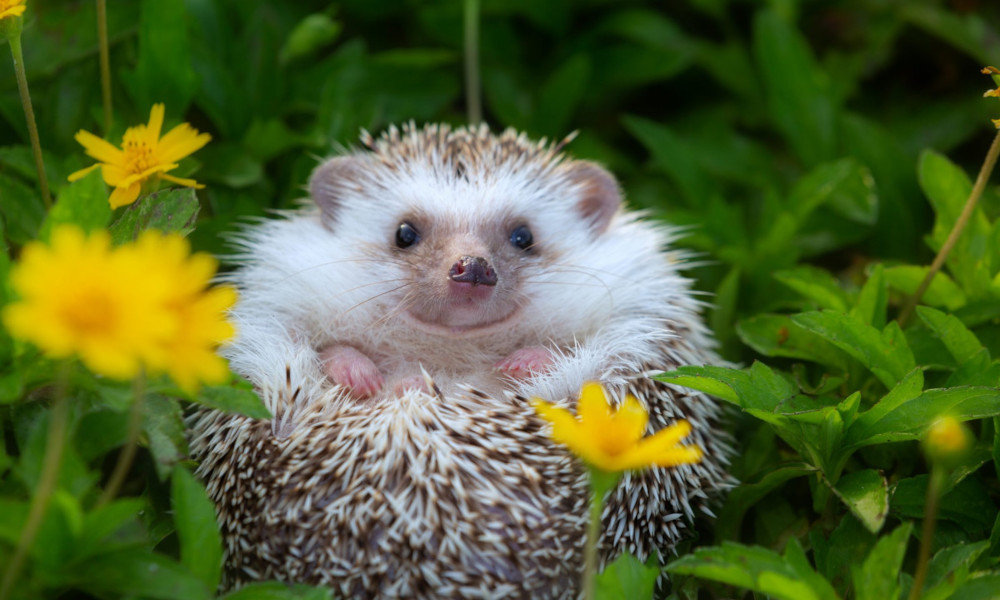
#> input picture data/image/hog.jpg, 1000 x 600 px
$ jupyter execute --allow-errors WK05.ipynb   (shell and % lines are left out)
#> lines starting #> are read from the running program, lines starting #| are printed output that depends on the picture
# Week 05: Images

Images are self-contained datasets....

## PIL

The Python Image Library has some great tools and functionality for working with images.

[Reference and Documentation](https://pillow.readthedocs.io/en/stable/)

We just have to run the following cell to import it, and some of its sub-modules.

[cell 1]
from PIL import Image as PImage, ImageFilter as PImageFilter

## Opening and displaying an image...

...is easy

[cell 2]
img = PImage.open("./data/image/hog.jpg")
#> img is the input picture: PIL image 1000x600 RGB; mean R, G, B 83.7, 99.3, 49.7
display(img)

We can even get information about the image from some of the image's member variables.

[cell 3]
# image info
print(img.size)
#| (1000, 600)
print(img.width)
#| 1000
print(img.height)
#| 600

print(img.getbands())
#| ('R', 'G', 'B')

## We already have Photoshop...

...why should we look at images with Python ?

1\. Images are self-contained, structured data, and we can put together multiple images and create image datasets
2\. Automating stuff

[cell 4]
# Image editing: crop face from image

x,y = 360,150
w = 200

# NOTE: this creates a new image; original stays intact
face = img.crop((x, y, x + w, y + w)).resize((w//2, w//2))
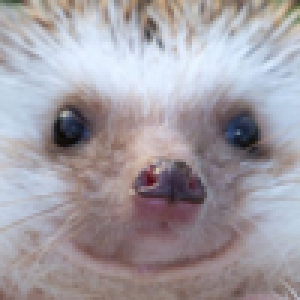
#> face: PIL image 100x100 RGB (shown 3 times larger); mean R, G, B 162, 156.1, 162.7
face

## An aside ...

The `range()` function.

[cell 5]
# Create a list of ints from 0 to 1000, skipping by 100
list(range(0, 1000, 100))

## Back to image manipulation

We can paste the cropped image on top of our original image.

[cell 6]
# paste face on image
img.paste(face, (0,0))
img

[cell 7]
# paste many faces on image, using for loop
for x in range(0, img.width, face.width):
  img.paste(face, (x, 0))
  img.paste(face, (x, img.height - face.height))
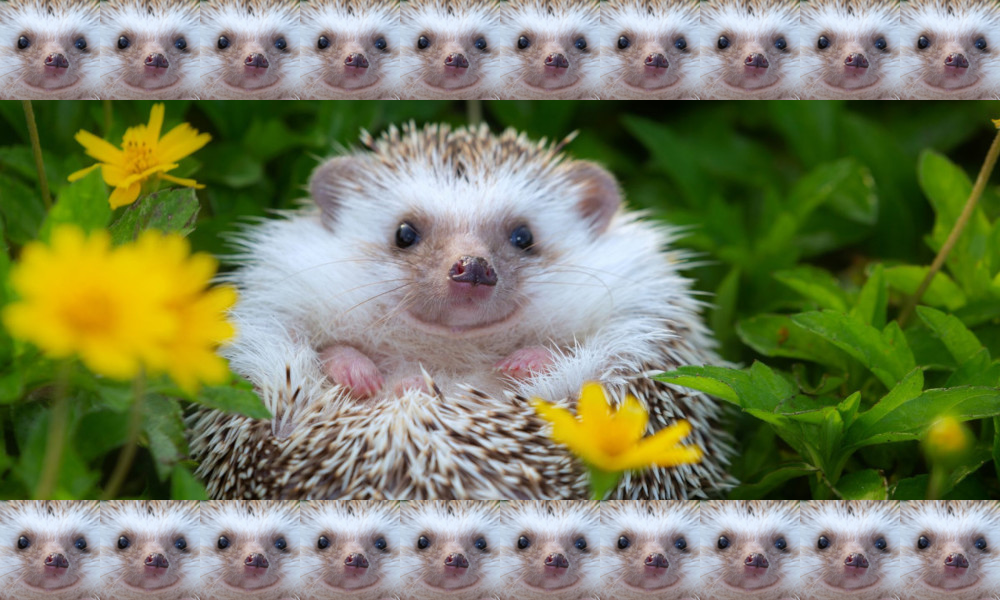
#> img: PIL image 1000x600 RGB; mean R, G, B 123.2, 129.3, 96.6

for y in range(0, img.height, face.height):
  img.paste(face, (0, y))
  img.paste(face, (img.width - face.width, y))
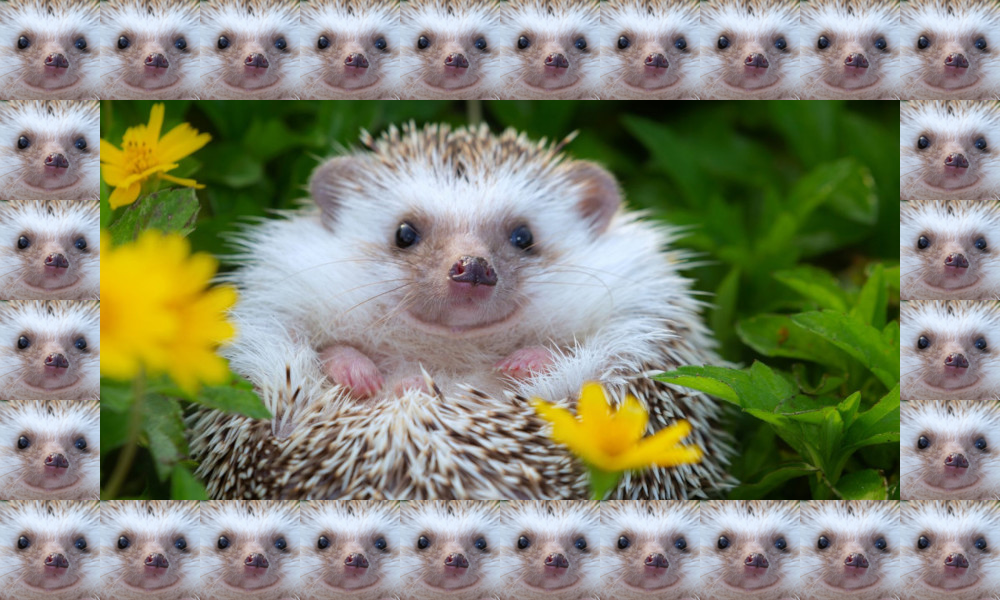
#> img: PIL image 1000x600 RGB; mean R, G, B 134.9, 137.2, 117.4

img

## Also... pixels !

### Images are lists (of lists) of pixels

Just a quick review of how images are usually represented and stored in files and memory.

An image:<br>

is a collection of rows:<br>

which are collections of pixels:<br>

which are lists of color values:<br>

### About pixel lists

In Python, we'll usually get a single list of pixels from our files.

Even though we view our images as two-dimensional arrangements of colors, in memory and in files, they're just long lists of numbers.

Just like we can crop/paste pieces of an image, We can also create or manipulate images using lists of numbers.

### About channels

In these lists, each item is a pixel. Each pixel represents the color content at a specific location of the image, can cab be encoded in one of $3$ ways.

Grayscale images have $1$ channel: each pixel holds a value between $0$ and $255$ that represents how bright that pixels is.

RGB images have $3$ channels: each pixel is represented by a list of $3$ values, one for each of the colors red, green and blue.

RGBA images have $4$ channels: each pixel has $3$ values for its RGB components, plus an extra one for transparency.

This is important because when we get the list of pixels for an image we need to know what to expect from each of the list's members.

[cell 8]
# getting image pixel list

img = PImage.open("./data/image/hog.jpg")
pxs = list(img.getdata())
#> pxs = 600000 items

display(len(pxs))
display(pxs[0])
display(pxs[:5])

## RGB color space

Using $3$ channels to represent `RGB` colors is a convention that is closely related to the technology we use to display digital images, like monitors and projectors.

Wikipedia has a very detailed explanation of some of its benefits and shortcomings: [RGB Color Spaces](https://en.wikipedia.org/wiki/RGB_color_spaces).

We don't have to worry too much about the technical details, but should eb comfortable picking colors using `RGB` values or sometimes `hex` values.

This [interactive color picker](https://share.google/Lp4mjRT6w0pMr2EQW) from google is useful.

### Changing some colors

This code changes the first $100$ pixels of our image to the color (200, 0, 200).

Once we've changed the contents of our pixel list we have to put it back in the image before we can display it.

That's what this code does:
```py
img.putdata(pxs)
```

[cell 9]
# change some colors

pxs[:100] = 100 * [(200,0,200)]

img.putdata(pxs)
img

## Processing pixels

### By color channel

Instead of manipulating one pixel at a time, we can combine for loops and conditionals to filter specific parts of our image.

This is like how we can filter rows in a csv file by creating conditional checks on the row properties. Here we create conditional checks using the pixel properties (its `R`, `G` and `B` properties).

For example, if we want to separate the `R` component of our image, we can go through all of the pixel values and remove their `G` and `B` components.

[cell 10]
himg = PImage.open("./data/image/hog.jpg")
himg_pxs = list(himg.getdata())
#> himg_pxs = 600000 items

# build array of new pixel values
redpxs = []
for r,g,b in himg_pxs:
  redpxs.append((r, 0, 0))
#> this loop made 600000 passes
#> (r, g, b) on passes 1 to 3: (216, 152, 3), (206, 141, 0), (201, 135, 0)
#> after the loop, redpxs = 600000 items

himg.putdata(redpxs)
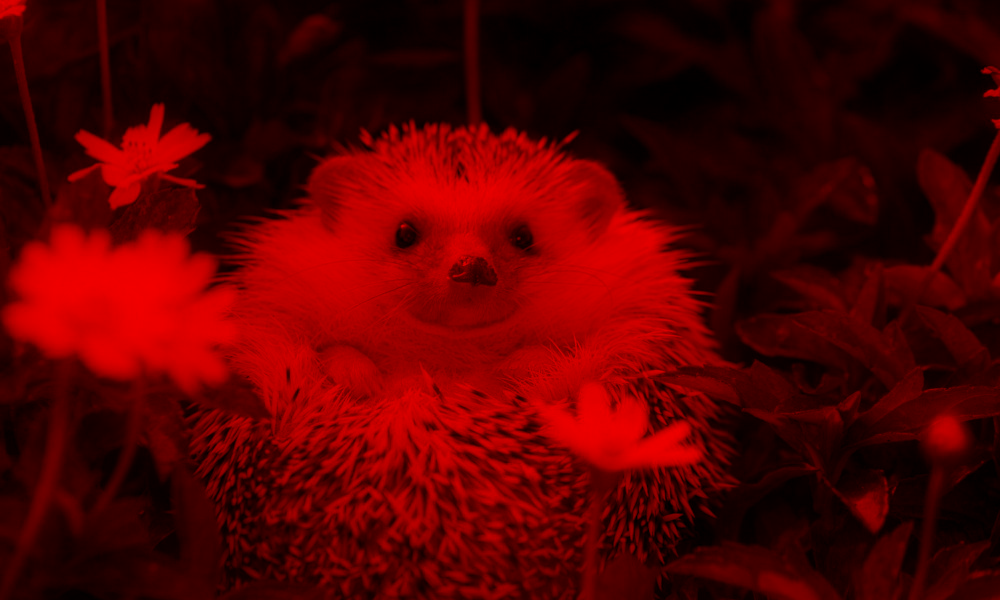
#> himg: PIL image 1000x600 RGB; mean R, G, B 83.7, 0, 0
display(himg)

[cell 11]
# TODO: exaggerate the greens.
#       you can change the content of the green channel by
#       multiplying it by a constant greater than 1.
#       keep the other channels the same

img = PImage.open("./data/image/hog.jpg")
pxs = list(img.getdata())

## Experiment with this structure

Can you modify the code to remove the green channel ?

What happens if you swap color channels ?

[cell 12]
# TODO: experiment here

## Filter: Keep only green pixels

This is different from keeping the green channel.

The green channel is also used by colors that aren't _green_, like white and yellow.

Here we want to detect when a pixel is actually green.

[cell 13]
# TODO: keep green pixels, otherwise make it black

himg = PImage.open("./data/image/hog.jpg")
himg_pxs = list(himg.getdata())

# build array of new pixel values
greenpxs = []
#> (the rest of this cell did not finish here and is left out)

## Remove color

Something else we might want to do is remove color information and only keep brightness/luminosity information.

So, turn the image into grayscale.

The simplified way for doing this is to just average the $3$ channels and put that single luminosity value back as the pixel's `R`, `G` and `B` values.

$\displaystyle \text{luminosity} = \frac{R + G + B}{3}$

This is a good way to estimate the brightness of each pixel: brighter pixels will be white and darker pixels will be black.

[cell 14]
img = PImage.open("./data/image/hog.jpg")
pxs = list(img.getdata())

npxs = []
for r,g,b in pxs:
  l = int((r + g + b) // 3)
  npxs.append((l, l, l))
#> this loop made 600000 passes
#> (r, g, b, l) on passes 1 to 3: (216, 152, 3, 123), (206, 141, 0, 115), (201, 135, 0, 112)
#> after the loop, npxs = 600000 items

img.putdata(npxs)
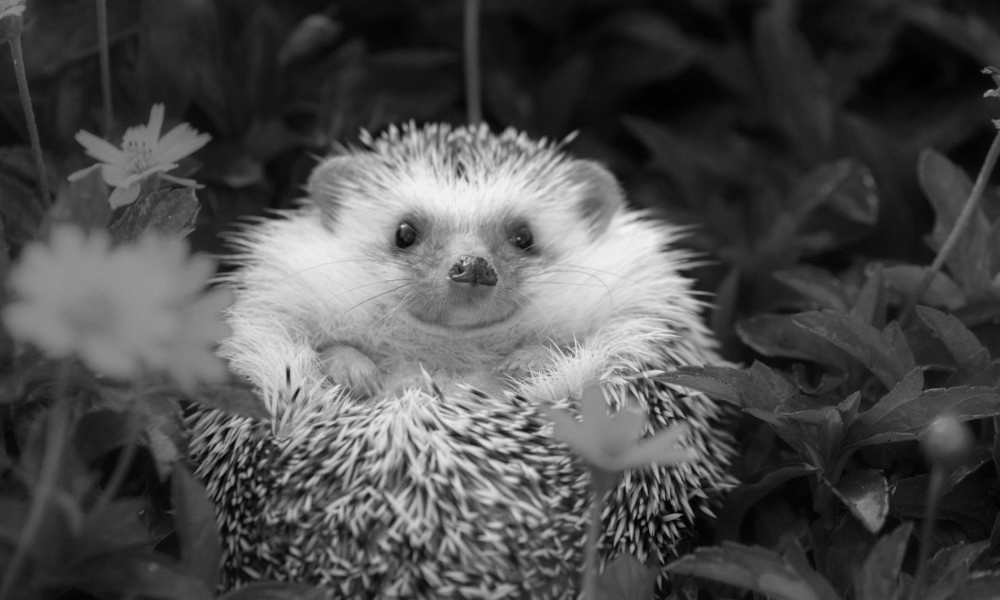
#> img: PIL image 1000x600 RGB; min 0, max 245, mean 77.2
img

$ run again, with data/image/arara.jpg copied over data/image/hog.jpg
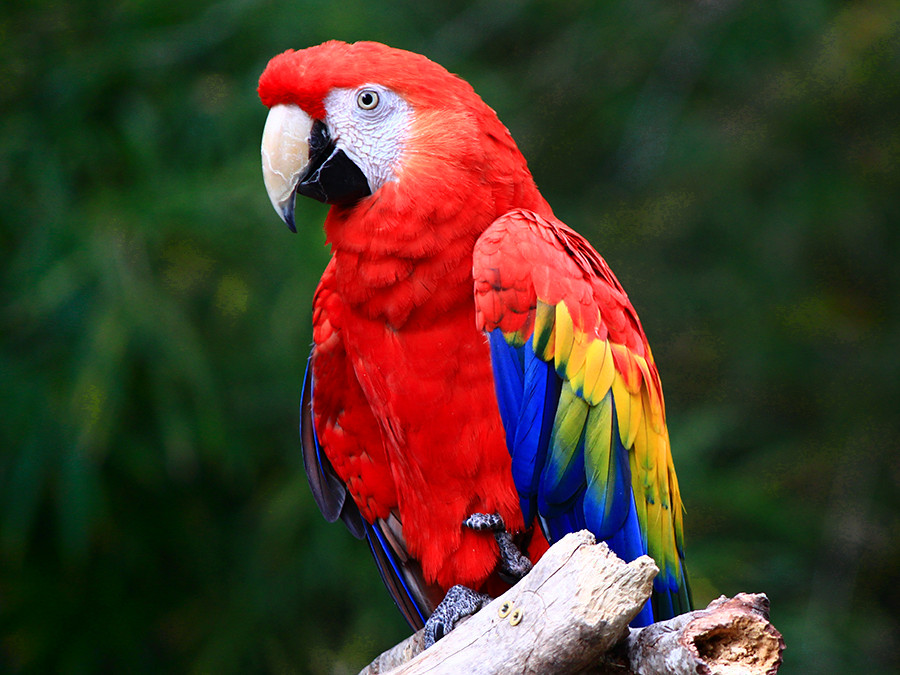
#> input picture data/image/arara.jpg, 900 x 675 px
#> img is the input picture: PIL image 900x675 RGB; mean R, G, B 72.8, 58.6, 41.9
#| (900, 675)
#| 900
#| 675
#| ('R', 'G', 'B')
#> after the loop `for y in range(0, img.height, face.height):`:
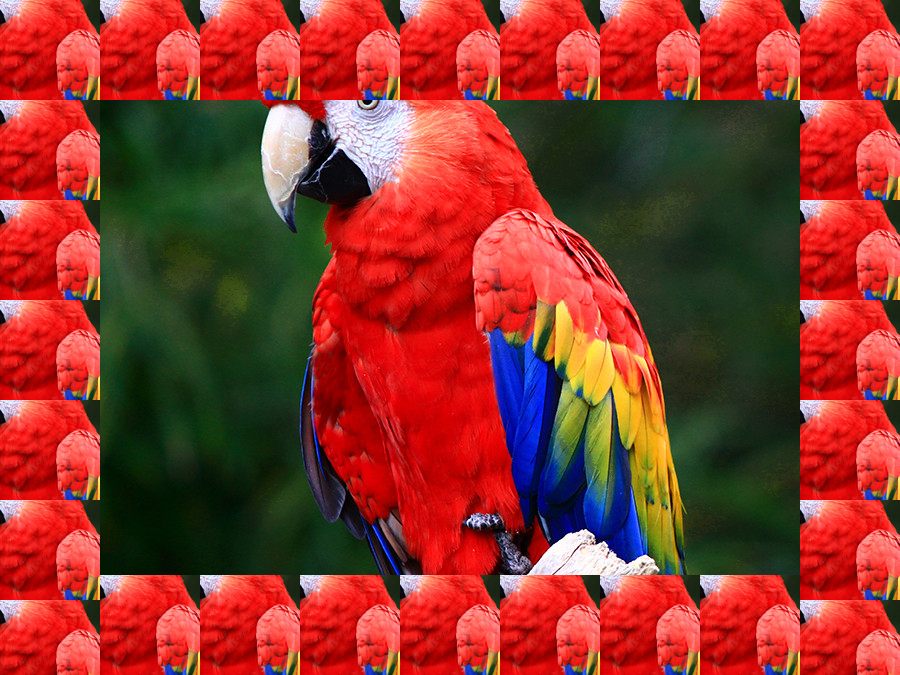
#> img: PIL image 900x675 RGB; mean R, G, B 145.2, 54.9, 44.7
#> pxs = 607500 items
#> the loop `for r,g,b in himg_pxs:` made 607500 passes
#> (r, g, b) on passes 1 to 3: (12, 37, 8), (11, 38, 7), (9, 39, 5)
#> the loop `for r,g,b in pxs:` made 607500 passes
#> (r, g, b, l) on passes 1 to 3: (12, 37, 8, 19), (11, 38, 7, 18), (9, 39, 5, 17)
#> `img.putdata(npxs)`:
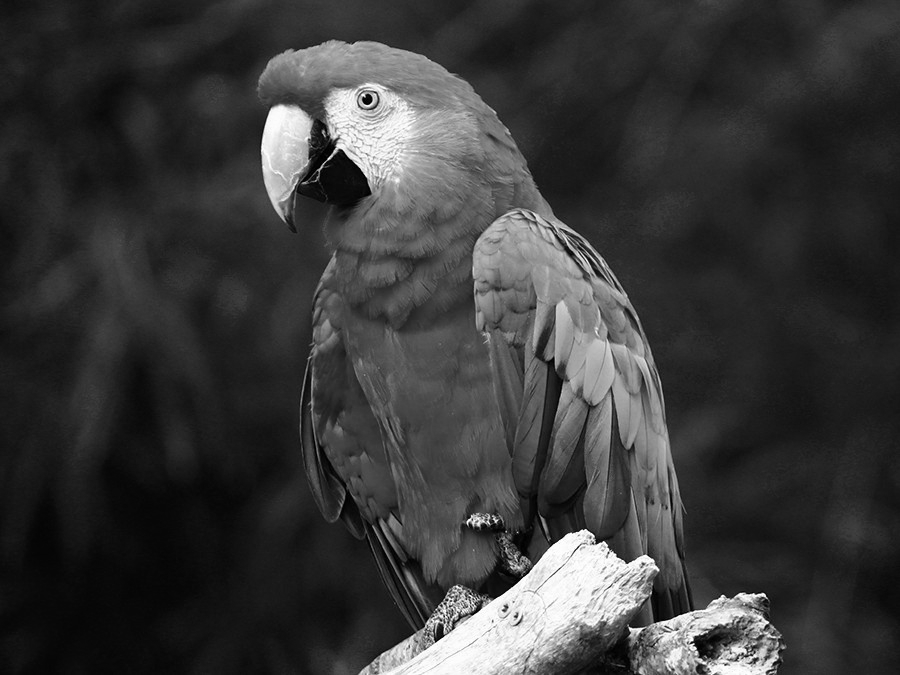
#> img: PIL image 900x675 RGB; min 0, max 255, mean 57.4

$ run again, with data/image/flowers.jpg copied over data/image/hog.jpg
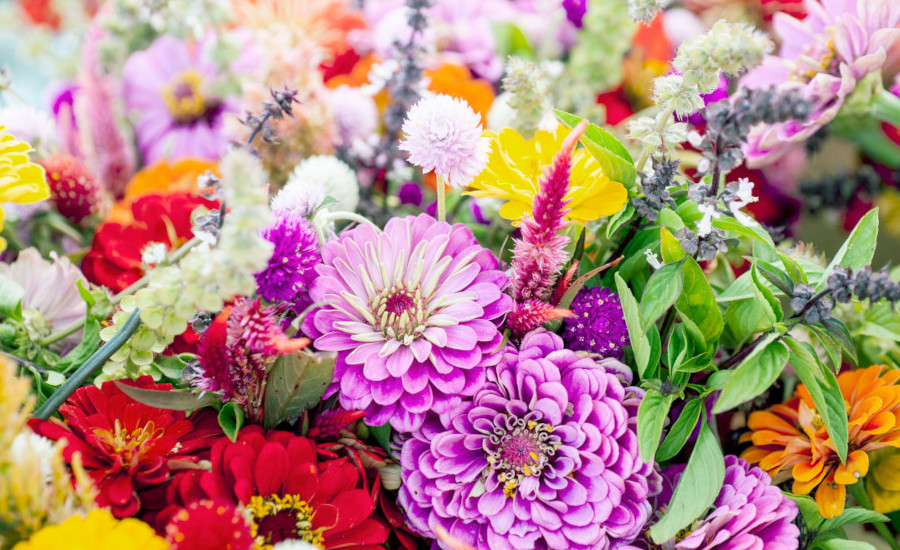
#> input picture data/image/flowers.jpg, 900 x 550 px
#> img is the input picture: PIL image 900x550 RGB; mean R, G, B 180.9, 137.1, 129.6
#| (900, 550)
#| 900
#| 550
#| ('R', 'G', 'B')
#> after the loop `for y in range(0, img.height, face.height):`:
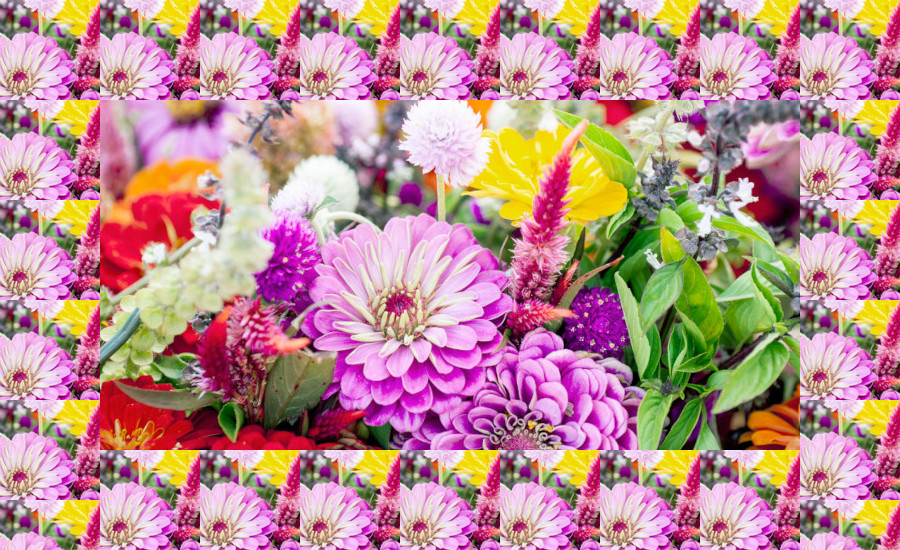
#> img: PIL image 900x550 RGB; mean R, G, B 188.6, 141.6, 143.3
#> pxs = 495000 items
#> the loop `for r,g,b in himg_pxs:` made 495000 passes
#> (r, g, b) on passes 1 to 3: (158, 197, 196), (164, 200, 200), (169, 203, 204)
#> the loop `for r,g,b in pxs:` made 495000 passes
#> (r, g, b, l) on passes 1 to 3: (158, 197, 196, 183), (164, 200, 200, 188), (169, 203, 204, 192)
#> `img.putdata(npxs)`:
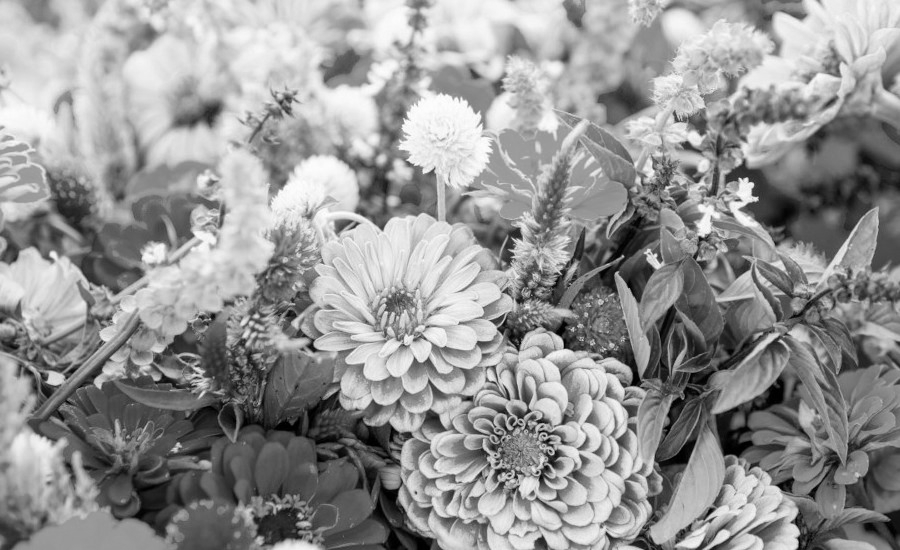
#> img: PIL image 900x550 RGB; min 0, max 255, mean 148.9
